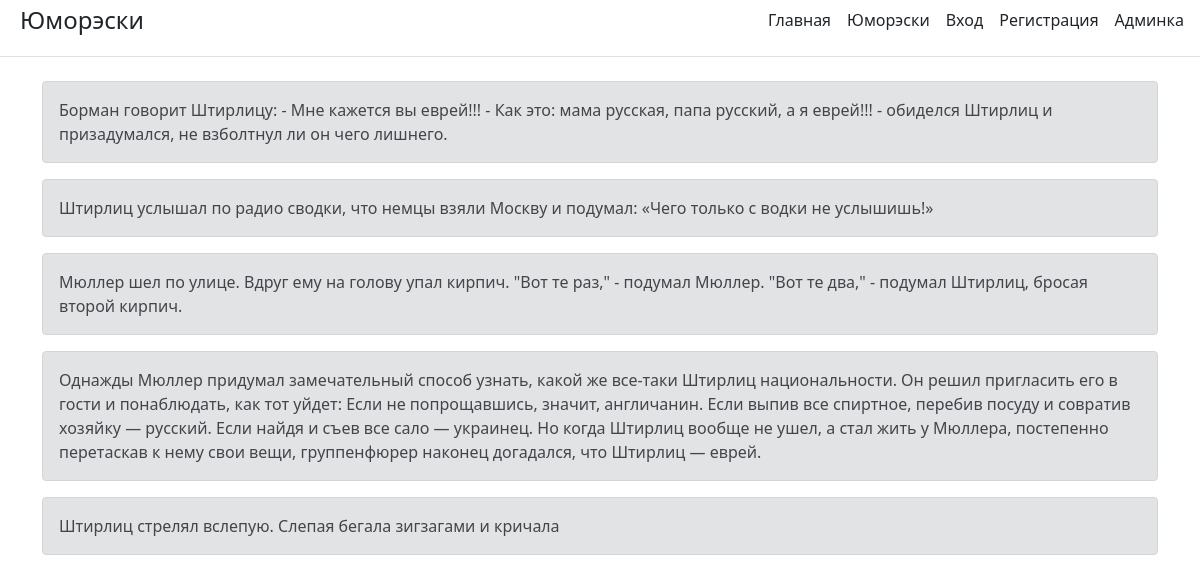
/feed/, run on the app's committed database.
### feed/models.py (models this page shows, shortened)
class Jokes(models.Model):
    class Meta:
        verbose_name = 'joke'
        verbose_name_plural = 'jokes'
    text = models.TextField('текст юморэски')

### feed/views.py (the view)
# urls.py: path('', views.feed, name='feed'),
def feed(request):
    jokes = Jokes.objects.order_by('?')[:15]
    return render(request, 'feed/feed.html', {'jokes': jokes})

### feed/templates/feed/feed.html (shortened to what this page needs)
{% extends 'accounts/base.html' %}
{% block content %}
    {% for joke in jokes %}
        <div class="alert alert-secondary" role="alert">
            {{ joke.text }}
        </div>
    {% endfor %}
{% endblock %}

### accounts/templates/accounts/base.html (shortened to what this page needs)
<!doctype html>
<html lang="en">
<head>
    <link href="https://cdn.jsdelivr.net/npm/bootstrap@5.1.3/dist/css/bootstrap.min.css" rel="stylesheet"
>
</head>
<body>
<div class="d-flex flex-column flex-md-row align-items-center pb-3 mb-4 border-bottom">
    <span class="fs-4" style="margin-left: 20px">Юморэски</span>
    <nav class="d-inline-flex mt-2 mt-md-0 ms-md-auto">
        <a class="me-3 py-2 text-dark text-decoration-none" href="{% url 'main' %}">Главная</a>
        <a class="me-3 py-2 text-dark text-decoration-none" href="{% url 'feed' %}">Юморэски</a>
        {% if user.is_authenticated %}
        <a class="me-3 py-2 text-dark text-decoration-none" href="{% url 'add' %}">Рассказать юморэску</a>
        <a class="me-3 py-2 text-dark text-decoration-none" href="{% url 'logout' %}">Выход</a>
        {% else %}
        <a class="me-3 py-2 text-dark text-decoration-none" href="{% url 'login' %}">Вход</a>
        <a class="me-3 py-2 text-dark text-decoration-none" href="{% url 'register' %}">Регистрация</a>
        {% endif %}
        {% if user.is_staff %}
        <a class="me-3 py-2 text-dark text-decoration-none" href="/admin">Админка</a>
        {% else %}
        <a class="me-3 py-2 text-dark text-decoration-none" href="https://youtu.be/dQw4w9WgXcQ">Админка</a>
        {% endif %}
    </nav>
</div>
<div class="container">
    {% block content %}{% endblock %}
</div>
</body>
</html>

### data on the page
Jokes: text "Борман говорит Штирлицу: - Мне кажется вы еврей!!! - Как это: мама русская, папа русский, а я еврей!!! - обиделся Штирлиц и призадумался, не взболтнул ли он чего лишнего."
Jokes: text "Штирлиц услышал по радио сводки, что немцы взяли Москву и подумал: «Чего только с водки не услышишь!»"
Jokes: text "Мюллер шел по улице. Вдруг ему на голову упал кирпич. \"Вот те раз,\" - подумал Мюллер. \"Вот те два,\" - подумал Штирлиц, бросая второй кирпич."
Jokes: text "Однажды Мюллер придумал замечательный способ узнать, какой же все-таки Штирлиц национальности. Он решил пригласить его в гости и понаблюдать, как тот уйдет: Если не попрощавшись, значит, англичанин. Если выпив все спиртное, перебив посуду и совратив хозяйку — русский. Если найдя и съев все сало — украинец. Но когда Штирлиц вообще не ушел, а стал жить у Мюллера, постепенно перетаскав к нему свои вещи, группенфюрер наконец догадался, что Штирлиц — еврей."
Jokes: text "Штирлиц стрелял вслепую. Слепая бегала зигзагами и кричала"
